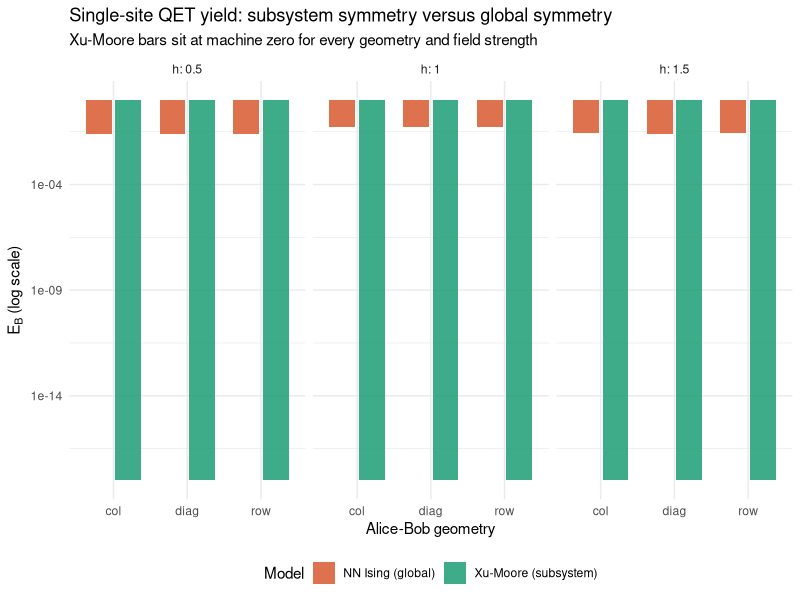
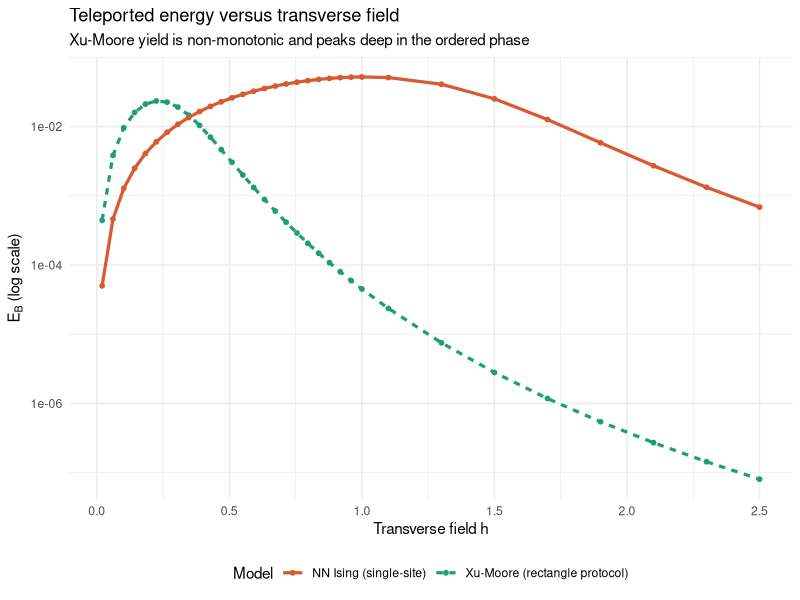
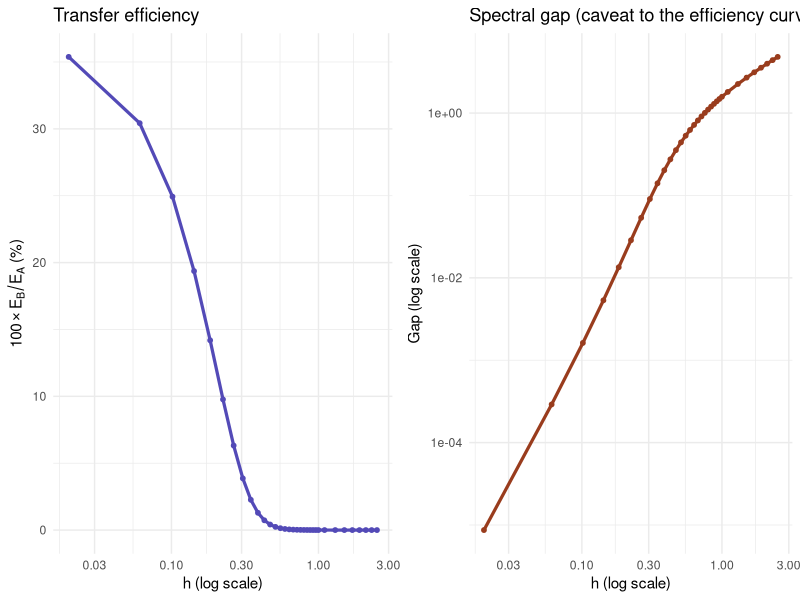

The R script that drew these images, in order:
## ---- chunk 1
knitr::opts_chunk$set(echo = TRUE, warning = FALSE, message = FALSE,
                      fig.align = 'center', cache = FALSE)
## ---- chunk 2
library(ggplot2)
library(dplyr)
library(tidyr)
library(gridExtra)
library(viridis)

theme_set(theme_minimal())
## ---- chunk 3
I2 <- diag(2) + 0i
SX <- matrix(c(0, 1, 1, 0), 2, 2) + 0i
SY <- matrix(c(0+0i, 0+1i, 0-1i, 0+0i), 2, 2)
SZ <- matrix(c(1, 0, 0, -1), 2, 2) + 0i
PAULI <- list(I = I2, X = SX, Y = SY, Z = SZ)

site_index <- function(r, c, L) (r - 1) * L + c

op_string <- function(n, sites, letters) {
  tag <- rep("I", n)
  tag[sites] <- letters
  Reduce(function(a, b) kronecker(a, b), lapply(tag, function(t) PAULI[[t]]))
}

plaquettes <- function(L) {
  out <- list()
  for (r in 1:(L - 1)) for (c in 1:(L - 1))
    out[[length(out) + 1]] <- c(site_index(r, c, L), site_index(r + 1, c, L),
                                site_index(r, c + 1, L), site_index(r + 1, c + 1, L))
  out
}

nn_bonds <- function(L) {
  out <- list()
  for (r in 1:L) for (c in 1:L) {
    if (c < L) out[[length(out) + 1]] <- c(site_index(r, c, L), site_index(r, c + 1, L))
    if (r < L) out[[length(out) + 1]] <- c(site_index(r, c, L), site_index(r + 1, c, L))
  }
  out
}

build_model <- function(L, h, model = "xu_moore", J = 1) {
  n <- L * L; dim <- 2^n
  clusters <- if (model == "xu_moore") plaquettes(L) else nn_bonds(L)
  H <- matrix(0 + 0i, dim, dim)
  local <- replicate(n, matrix(0 + 0i, dim, dim), simplify = FALSE)
  for (cl in clusters) {
    term <- -J * op_string(n, cl, rep("X", length(cl)))
    H <- H + term
    for (s in cl) local[[s]] <- local[[s]] + term / length(cl)
  }
  for (i in 1:n) {
    term <- -h * op_string(n, i, "Z")
    H <- H + term
    local[[i]] <- local[[i]] + term
  }
  list(H = H, local = local)
}

ground_state <- function(H) {
  ev <- eigen(Re(H), symmetric = TRUE)
  k <- length(ev$values)
  list(E0 = ev$values[k], psi = ev$vectors[, k] + 0i,
       gap = ev$values[k - 1] - ev$values[k])
}

qet_exact <- function(psi, HB, MA, sigB) {
  hb0 <- Re(drop(Conj(psi) %*% (HB %*% psi)))
  sBp <- sigB %*% psi
  A <- Re(drop(Conj(as.vector(sBp)) %*% (HB %*% sBp))) - hb0
  comm <- 1i * (sigB %*% (HB %*% psi) - HB %*% (sigB %*% psi))
  MAp <- MA %*% psi
  C <- 0.5 * (Re(drop(Conj(as.vector(MAp)) %*% comm)) +
              Re(drop(Conj(psi) %*% (MA %*% comm))))
  list(EB = 0.5 * (sqrt(A^2 + C^2) - A), A = A, C = C)
}

alice_input <- function(psi, H, E0, MA) {
  MAp <- as.vector(MA %*% psi); tot <- 0
  for (mu in c(1, -1)) {
    pm <- 0.5 * (psi + mu * MAp)
    tot <- tot + Re(drop(Conj(pm) %*% (H %*% pm))) -
      E0 * Re(drop(Conj(pm) %*% pm))
  }
  tot
}

parity_signature <- function(sites, L) {
  rows <- integer(L); cols <- integer(L)
  for (s in sites) {
    r <- (s - 1) %/% L + 1; c <- (s - 1) %% L + 1
    rows[r] <- 1 - rows[r]; cols[c] <- 1 - cols[c]
  }
  list(rows = rows, cols = cols)
}

L <- 3; n <- L * L; iB <- site_index(3, 3, L)
cat("Lattice:", L, "x", L, " Hilbert space dimension:", 2^n, "\n")
## ---- chunk 4
den <- sqrt(1 + 0.36)
HA2 <- 1 * op_string(2, 1, "Z") + (1 / den) * diag(4)
HB2 <- 1 * op_string(2, 2, "Z") + (1 / den) * diag(4)
V2  <- 2 * 0.6 * (op_string(2, 1, "X") %*% op_string(2, 2, "X")) + (0.72 / den) * diag(4)
H2  <- HA2 + HB2 + V2
g2  <- ground_state(H2)
v2  <- qet_exact(g2$psi, HB2, op_string(2, 1, "X"), op_string(2, 2, "Y"))

cat(sprintf("Minimal model ground energy : %.2e  (exact: 0)\n", g2$E0))
cat(sprintf("Minimal model E_B           : %.6f  (h=1, k=0.6)\n", v2$EB))
## ---- chunk 5
dim <- 2^n
gens <- lapply(plaquettes(L), function(p) op_string(n, p, rep("X", 4)))
for (r in 1:L)
  gens[[length(gens) + 1]] <- op_string(n, sapply(1:L, function(c) site_index(r, c, L)),
                                        rep("Z", L))
for (c in 1:(L - 1))
  gens[[length(gens) + 1]] <- op_string(n, sapply(1:L, function(r) site_index(r, c, L)),
                                        rep("Z", L))

set.seed(42)
v <- rnorm(dim) + 0i
for (g in gens) v <- 0.5 * (v + as.vector(g %*% v))
v <- v / sqrt(sum(Mod(v)^2))

m0 <- build_model(L, 0, "xu_moore")
sv <- svd(matrix(v, nrow = 2^4, ncol = 2^5))$d
pr <- sv^2; pr <- pr[pr > 1e-12]

cat(sprintf("Stabilizer state energy      : %.6f  (minimum %.1f)\n",
            Re(drop(Conj(v) %*% (m0$H %*% v))), -(L - 1)^2))
cat(sprintf("Entanglement entropy (4|5)   : %.4f bits\n", -sum(pr * log2(pr))))

tri <- c(site_index(1, 1, L), site_index(1, 3, L), site_index(3, 1, L))
MA <- op_string(n, tri, rep("X", 3))

stab_tbl <- do.call(rbind, lapply(c("X", "Y", "Z"), function(pb) {
  r <- qet_exact(v, m0$local[[iB]], MA, op_string(n, iB, pb))
  data.frame(sigma_B = pb, C = r$C, E_B = r$EB)
}))
stab_tbl
## ---- chunk 6
geoms <- list(row = c(1, 3), col = c(3, 1), diag = c(3, 3))
iA <- site_index(1, 1, L)

blockade <- do.call(rbind, lapply(c(0.5, 1.0, 1.5), function(h) {
  do.call(rbind, lapply(c("xu_moore", "nn_ising"), function(md) {
    m <- build_model(L, h, md); g <- ground_state(m$H)
    do.call(rbind, lapply(names(geoms), function(nm) {
      B <- geoms[[nm]]; jB <- site_index(B[1], B[2], L)
      best <- 0
      for (pa in c("X", "Y", "Z")) for (pb in c("X", "Y", "Z"))
        best <- max(best, qet_exact(g$psi, m$local[[jB]],
                                    op_string(n, iA, pa), op_string(n, jB, pb))$EB)
      data.frame(h = h,
                 model = ifelse(md == "xu_moore", "Xu-Moore (subsystem)", "NN Ising (global)"),
                 geometry = nm, E_B = best)
    }))
  }))
}))
blockade
## ---- chunk 7
bp <- blockade %>% mutate(E_plot = pmax(E_B, 1e-18))

ggplot(bp, aes(x = geometry, y = E_plot, fill = model)) +
  geom_col(position = position_dodge(width = 0.8), width = 0.7, alpha = 0.85) +
  facet_wrap(~ h, labeller = label_both) +
  scale_y_log10(limits = c(1e-18, 1)) +
  scale_fill_manual(values = c("Xu-Moore (subsystem)" = "#1D9E75",
                               "NN Ising (global)" = "#D85A30")) +
  labs(title = "Single-site QET yield: subsystem symmetry versus global symmetry",
       subtitle = "Xu-Moore bars sit at machine zero for every geometry and field strength",
       x = "Alice-Bob geometry", y = expression(E[B]~"(log scale)"), fill = "Model") +
  theme(legend.position = "bottom")
## ---- chunk 8
supp <- c(site_index(2, 2, L), site_index(2, 3, L), site_index(3, 2, L), iB)
far <- setdiff(1:n, supp)
m04 <- build_model(L, 0.4, "xu_moore"); g04 <- ground_state(m04$H)
sigB <- op_string(n, iB, "Y")

target_r <- as.integer(1:L == 3); target_c <- as.integer(1:L == 3)

enum <- data.frame()
for (k in 1:length(far)) {
  cb <- combn(far, k)
  for (j in 1:ncol(cb)) {
    st <- cb[, j]; ps <- parity_signature(st, L)
    pred <- all(ps$rows == target_r) && all(ps$cols == target_c)
    r <- qet_exact(g04$psi, m04$local[[iB]], op_string(n, st, rep("X", k)), sigB)
    enum <- rbind(enum, data.frame(
      size = k,
      sites = paste(sprintf("(%d,%d)", (st - 1) %/% L + 1, (st - 1) %% L + 1), collapse = " "),
      predicted = pred, C = r$C, E_B = r$EB, observed = abs(r$C) > 1e-10))
  }
}

cat(sprintf("Candidate observables tested : %d\n", nrow(enum)))
cat(sprintf("Predicted by parity rule     : %d\n", sum(enum$predicted)))
cat(sprintf("Numerically nonzero          : %d\n", sum(enum$observed)))
cat(sprintf("Prediction matches numerics  : %s\n", all(enum$predicted == enum$observed)))
cat(sprintf("False positives / negatives  : %d / %d\n",
            sum(enum$predicted & !enum$observed), sum(!enum$predicted & enum$observed)))
enum[enum$observed, c("size", "sites", "C", "E_B")]
## ---- chunk 9
l4 <- data.frame(
  corners = c("(2,2) (2,4) (4,2)", "(1,2) (1,4) (4,2)",
              "(2,1) (2,4) (4,1)", "(1,1) (1,4) (4,1)"),
  rectangle = c("3 x 3", "4 x 3", "3 x 4", "4 x 4"),
  C = c(0.39532, 0.34029, 0.34029, 0.27439),
  E_B = c(4.4158e-02, 3.3133e-02, 3.3133e-02, 2.1825e-02))
l4
## ---- chunk 10
hs <- c(seq(0.02, 1.0, length.out = 25), seq(1.1, 2.5, length.out = 8))

sweep <- do.call(rbind, lapply(hs, function(h) {
  mm <- build_model(L, h, "xu_moore"); gg <- ground_state(mm$H)
  rr <- qet_exact(gg$psi, mm$local[[iB]], MA, sigB)
  ea <- alice_input(gg$psi, mm$H, gg$E0, MA)
  nn <- build_model(L, h, "nn_ising"); gn <- ground_state(nn$H)
  rn <- qet_exact(gn$psi, nn$local[[iB]], op_string(n, iA, "X"), op_string(n, iB, "Y"))
  data.frame(h = h, E_B = rr$EB, E_A = ea, C = rr$C, gap = gg$gap,
             efficiency = 100 * rr$EB / ea, E_B_nn = rn$EB)
}))

cat(sprintf("Peak yield      : E_B = %.4e at h = %.3f (gap %.4f)\n",
            max(sweep$E_B), sweep$h[which.max(sweep$E_B)], sweep$gap[which.max(sweep$E_B)]))
cat(sprintf("Peak efficiency : %.2f%% at h = %.3f (gap %.2e)\n",
            max(sweep$efficiency), sweep$h[which.max(sweep$efficiency)],
            sweep$gap[which.max(sweep$efficiency)]))
cat(sprintf("Second law respected (E_B < E_A everywhere): %s\n", all(sweep$E_B < sweep$E_A)))
## ---- chunk 11
long <- sweep %>%
  select(h, `Xu-Moore (rectangle protocol)` = E_B, `NN Ising (single-site)` = E_B_nn) %>%
  pivot_longer(-h, names_to = "model", values_to = "E_B")

ggplot(long, aes(x = h, y = pmax(E_B, 1e-16))) +
  geom_line(aes(colour = model, linetype = model), linewidth = 1.1) +
  geom_point(aes(colour = model), size = 1.3) +
  scale_y_log10() +
  scale_colour_manual(values = c("Xu-Moore (rectangle protocol)" = "#1D9E75",
                                 "NN Ising (single-site)" = "#D85A30")) +
  labs(title = "Teleported energy versus transverse field",
       subtitle = "Xu-Moore yield is non-monotonic and peaks deep in the ordered phase",
       x = "Transverse field h", y = expression(E[B]~"(log scale)"),
       colour = "Model", linetype = "Model") +
  theme(legend.position = "bottom")
## ---- chunk 12
p_eff <- ggplot(sweep, aes(x = h, y = efficiency)) +
  geom_line(colour = "#534AB7", linewidth = 1.1) +
  geom_point(colour = "#534AB7", size = 1.3) +
  scale_x_log10() +
  labs(title = "Transfer efficiency", x = "h (log scale)",
       y = expression(100 %*% E[B]/E[A]~"(%)"))

p_gap <- ggplot(sweep, aes(x = h, y = pmax(gap, 1e-7))) +
  geom_line(colour = "#993C1D", linewidth = 1.1) +
  geom_point(colour = "#993C1D", size = 1.3) +
  scale_x_log10() + scale_y_log10() +
  labs(title = "Spectral gap (caveat to the efficiency curve)",
       x = "h (log scale)", y = "Gap (log scale)")

grid.arrange(p_eff, p_gap, ncol = 2)
## ---- chunk 13
Xs <- lapply(tri, function(s) op_string(n, s, "X"))
mchk <- build_model(L, 0.2, "xu_moore"); gchk <- ground_state(mchk$H)
HBc <- mchk$local[[iB]]
joint <- qet_exact(gchk$psi, HBc, MA, sigB)
ea_j <- alice_input(gchk$psi, mchk$H, gchk$E0, MA)

hb0 <- Re(drop(Conj(gchk$psi) %*% (HBc %*% gchk$psi)))
Af <- 0; Cf <- 0; ea_f <- 0
for (s1 in c(1, -1)) for (s2 in c(1, -1)) for (s3 in c(1, -1)) {
  pv <- gchk$psi
  for (j in 1:3) pv <- 0.5 * (pv + c(s1, s2, s3)[j] * as.vector(Xs[[j]] %*% pv))
  nrm <- Re(drop(Conj(pv) %*% pv))
  if (nrm < 1e-14) next
  ea_f <- ea_f + Re(drop(Conj(pv) %*% (mchk$H %*% pv))) - gchk$E0 * nrm
  sBpv <- sigB %*% pv
  Af <- Af + Re(drop(Conj(as.vector(sBpv)) %*% (HBc %*% sBpv))) - hb0 * nrm
  cm <- 1i * (sigB %*% (HBc %*% pv) - HBc %*% (sigB %*% pv))
  Cf <- Cf + s1 * s2 * s3 * Re(drop(Conj(pv) %*% cm))
}

data.frame(
  scheme = c("Joint 3-body PVM", "Three independent local PVMs"),
  E_B = c(joint$EB, 0.5 * (sqrt(Af^2 + Cf^2) - Af)),
  E_A = c(ea_j, ea_f))
## ---- chunk 14
data.frame(
  conjecture = c("A: commuting-projector null",
                 "B: anisotropic yield",
                 "C: phase diagnostic",
                 "D: rectangle selection rule"),
  status = c("Confirmed", "Falsified", "Weakly supported", "Confirmed (derived post hoc)"),
  evidence = c("E_B = 0 exactly on an entangled stabilizer state (3 bits, 4|5 cut)",
               "Yield is zero in ALL directions, not merely diagonals; control is isotropic",
               "Yield varies by ~5 orders of magnitude in h; no sharp critical feature at L=3",
               "31/31 at L=3 and 793/793 at L=4, zero false positives or negatives"))
